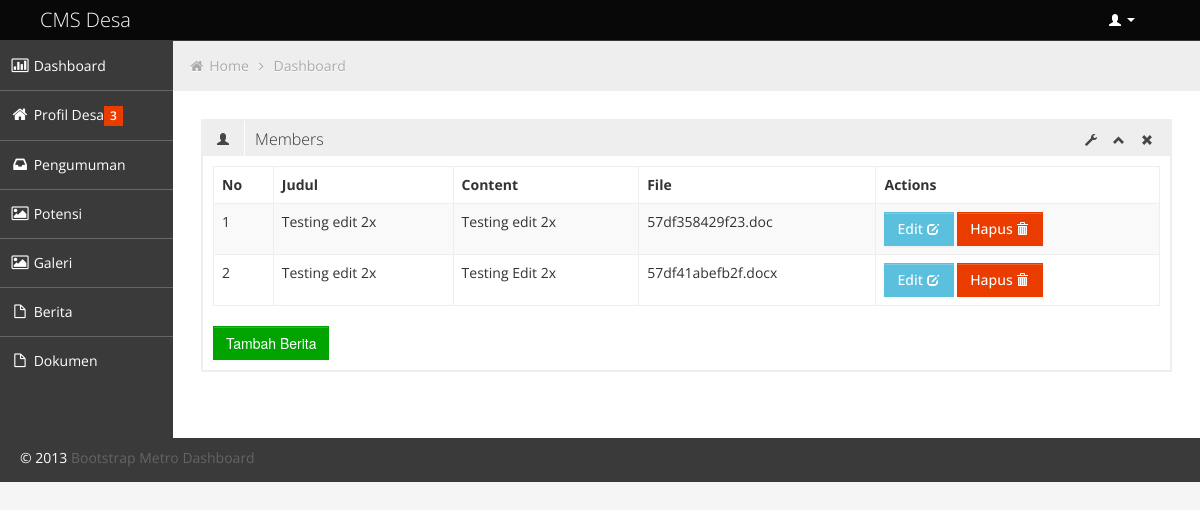
The page /admin/dokumen (signed in) on the database its author committed.
### tables this page shows
CREATE TABLE `dokumen` (
  `id` int(20) NOT NULL,
  `title` varchar(100) NOT NULL,
  `content` text NOT NULL,
  `file` varchar(50) NOT NULL
);

### admin/libs/routers.php (called while the page is built, shortened)
<?php
	$url = isset($_GET['p']) ? $_GET['p'] : null;
	$url = rtrim($url, '/');
	$url = filter_var($url, FILTER_SANITIZE_URL);
	$url = explode('/', $url);
	$method = !empty($url[1])?$url[1]:'';
?>

### models/load_class.php (called while the page is built, shortened)
<?php
require_once('db.php');
	function autoload($class)
	{
		$namafile = $class.'.php';
	}
	try {
		$dokumen = new dokumen_model($db);
	} catch (Exception $e) {
		echo "Error".$e->getMessage()."\n";
	}
?>

### models/dokumen_model.php (called while the page is built, shortened)
<?php
	class dokumen_model
	{
		private $db;
		function __construct($database)
		{
			$this->db=$database;
		}
		public function getDokumen()
		{
			$query = $this->db->prepare("SELECT * FROM `dokumen`");
			try {
				$query->execute();
			} catch (PDOException $e) {
				die();
			}
			return $query->fetchAll(PDO::FETCH_ASSOC);
		}
	}
?>

### admin/views/dokumen_vw.php (the view, shortened to what this page needs)
<?php
if(isset($method)):
switch ($method)
{
	case'':
		echo '
		<div class="row-fluid sortable">
				<div class="box span12">
					<div class="box-header" data-original-title>
						<h2><i class="halflings-icon user"></i><span class="break"></span>Members</h2>
						<div class="box-icon">
							<a href="#" class="btn-setting"><i class="halflings-icon wrench"></i></a>
							<a href="#" class="btn-minimize"><i class="halflings-icon chevron-up"></i></a>
							<a href="#" class="btn-close"><i class="halflings-icon remove"></i></a>
						</div>
					</div>
					<div class="box-content">
						<table class="table table-striped table-bordered bootstrap-datatable datatable">
						  <thead>
							  <tr>
								  <th>No</th>
								  <th>Judul</th>
								  <th>Content</th>
								  <th>File</th>
								  <th>Actions</th>
							  </tr>
						  </thead>
						  <tbody>
						  ';
						$no = 1;
						$dokumen = $dokumen->getDokumen();
						foreach ($dokumen as $a)
						{
						  echo'
							<tr>
								<td>'.$no++.'</td>
								<td class="center">'.$a['title'].'</td>
								<td class="center">'.substr($a['content'], 0, 420).'</td>
								<td class="center">'.$a['file'].'</td>
								<td class="center">
									<a class="btn btn-info" href="'.adm.'dokumen/edit/'.$a['id'].'"> Edit
										<i class="halflings-icon white edit"></i>
									</a>
									<a class="btn btn-danger" href=\'javascript: hapusAlert("'.$a['id'].'");\'> Hapus
										<i class="halflings-icon white trash"></i>
									</a>
								</td>
							</tr>
							';
						}
							echo'
						  </tbody>
					  </table>
					  	<a href="'.adm.'dokumen/add"><button type="submit" class="btn btn-success">Tambah Berita</button></a>
					</div>
				</div>
			</div>
		<ol>
			';
	break;
}
?>
<?php
endif;
?>

### asset/css/style.css (style rules this page uses)
body { background: #F5F5F5; color: #333; border: none; font-family: 'Open Sans', sans-serif; font-weight: 400; }
a { color: #646464; }
h2 { font-size: 16px; line-height: 16px; }
.box { border: 2px solid #eee; background: #fff !important; margin-bottom: 28px; }
.box-header { height: 16px; font-size: 16px; line-height: 16px; padding: 10px; background: #eee; -webkit-box-shadow: none; -moz-box-shadow: none; box-shadow: none; overflow: hidden; }
.box-header h2 { float:left; margin-top: 0px; font-weight: 300; }
.box-header h2 i { margin: 0px 3px 0px 4px; opacity: .8; filter: alpha(opacity=80); -ms-filter:"progid:DXImageTransform.Microsoft.Alpha(Opacity=80)"; }
.box-header .box-icon { float:right; margin-top: 1px; }
.box-header .box-icon i { -webkit-transition: all 0.1s ease-in-out; -moz-transition: all 0.1s ease-in-out; -o-transition: all 0.1s ease-in-out; -ms-transition: all 0.1s ease-in-out; transition: all 0.1s ease-in-out; opacity: .8; filter: alpha(opacity=80); -ms-filter:"progid:DXImageTransform.Microsoft.Alpha(Opacity=80)"; }
.box-header .box-icon a { margin: 0px 5px; }
.box-content { position: relative; z-index: 50; margin-top: -1px; padding: 10px; background: #fff !important; }
.btn { display: inline-block; padding: 6px 12px; margin-bottom: 0; font-size: 14px; font-weight: 500; line-height: 20px; text-align: center; white-space: nowrap; vertical-align: middle; cursor: pointer; border: 1px solid #a7a9aa; -webkit-border-radius: 0px !important; border-radius: 0px !important; }
.btn i { margin-top: 2px; }
.btn { color: #ffffff; background-color: #a7a9aa; border-color: #a7a9aa; background-image: none; filter: none; text-shadow: none; }
.btn-danger { background-color: #EB3C00; border-color: #EB3C00; }
.btn-success { background-color: #00A300; border-color: #00A300; }
.btn-info { background-color: #5bc0de; border-color: #5bc0de; }
.table th, .table td { border-top: 1px solid #eee; }
.table-bordered { border-color: #eee; -webkit-border-radius: 0px !important; -moz-border-radius: 0px !important; border-radius: 0px !important; }
.table-bordered th, .table-bordered td { border-left: 1px solid #eee; }
.table-bordered thead:first-child tr:first-child > th:first-child, .table-bordered tbody:first-child tr:first-child > td:first-child, .table-bordered tbody:first-child tr:first-child > th:first-child { -webkit-border-radius: 0px !important; -moz-border-radius: 0px !important; border-radius: 0px !important; }
.table-bordered thead:first-child tr:first-child > th:last-child, .table-bordered tbody:first-child tr:first-child > td:last-child, .table-bordered tbody:first-child tr:first-child > th:last-child { -webkit-border-radius: 0px !important; -moz-border-radius: 0px !important; border-radius: 0px !important; }
.table-bordered thead:last-child tr:last-child > th:first-child, .table-bordered tbody:last-child tr:last-child > td:first-child, .table-bordered tbody:last-child tr:last-child > th:first-child, .table-bordered tfoot:last-child tr:last-child > td:first-child, .table-bordered tfoot:last-child tr:last-child > th:first-child { -webkit-border-radius: 0px !important; -moz-border-radius: 0px !important; border-radius: 0px !important; }
.table-bordered thead:last-child tr:last-child > th:last-child, .table-bordered tbody:last-child tr:last-child > td:last-child, .table-bordered tbody:last-child tr:last-child > th:last-child, .table-bordered tfoot:last-child tr:last-child > td:last-child, .table-bordered tfoot:last-child tr:last-child > th:last-child { -webkit-border-radius: 0px !important; -moz-border-radius: 0px !important; border-radius: 0px !important; }

### asset/css/halflings.css (style rules this page uses)
html, html .halflings { -webkit-font-smoothing: antialiased !important; }
.halflings-icon { display: inline-block; width: 14px; height: 14px; line-height: 14px; vertical-align: text-top; background-image: url(../img/glyphicons_halflings.svg); background-position: 0 0; background-repeat: no-repeat; vertical-align: top; *display: inline; *zoom: 1; *margin-right: .3em; }
.halflings-icon.white { background-image: url(../img/glyphicons_halflings-white.svg); }
.halflings-icon.user { background-position: -168px 0; }
.halflings-icon.remove { background-position: -312px 0; }
.halflings-icon.trash { background-position: -456px 0; }
.halflings-icon.edit { background-position: -96px -72px; }
.halflings-icon.chevron-up { background-position: -288px -120px; }
.halflings-icon.wrench { background-position: -360px -144px; }

### rows shown on the page
dokumen: title "Testing edit 2x", content "Testing edit 2x", file "57df358429f23.doc"
dokumen: title "Testing edit 2x", content "Testing Edit 2x", file "57df41abefb2f.docx"
